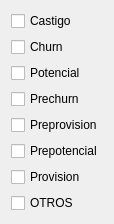
       <widget class="QWidget" name="layoutWidget_6">
        <property name="geometry">
         <rect>
          <x>450</x>
          <y>110</y>
          <width>97</width>
          <height>201</height>
         </rect>
        </property>
        <layout class="QVBoxLayout" name="verticalLayout_Brands_7">
         <item>
          <widget class="QCheckBox" name="checkBox_Brand_Castigo_2">
           <property name="text">
            <string>Castigo</string>
           </property>
          </widget>
         </item>
         <item>
          <widget class="QCheckBox" name="checkBox_Brand_Churn_2">
           <property name="text">
            <string>Churn</string>
           </property>
          </widget>
         </item>
         <item>
          <widget class="QCheckBox" name="checkBox_Brand_Potencial_2">
           <property name="text">
            <string>Potencial</string>
           </property>
          </widget>
         </item>
         <item>
          <widget class="QCheckBox" name="checkBox_Brand_Prechurn_2">
           <property name="text">
            <string>Prechurn</string>
           </property>
          </widget>
         </item>
         <item>
          <widget class="QCheckBox" name="checkBox_Brand_Preprovision_2">
           <property name="text">
            <string>Preprovision</string>
           </property>
          </widget>
         </item>
         <item>
          <widget class="QCheckBox" name="checkBox_Brand_Prepotencial_2">
           <property name="text">
            <string>Prepotencial</string>
           </property>
          </widget>
         </item>
         <item>
          <widget class="QCheckBox" name="checkBox_Brand_Provision_2">
           <property name="text">
            <string>Provision</string>
           </property>
          </widget>
         </item>
         <item>
          <widget class="QCheckBox" name="checkBox_Brand_Provision_4">
           <property name="text">
            <string>OTROS</string>
           </property>
          </widget>
         </item>
        </layout>
       </widget>
